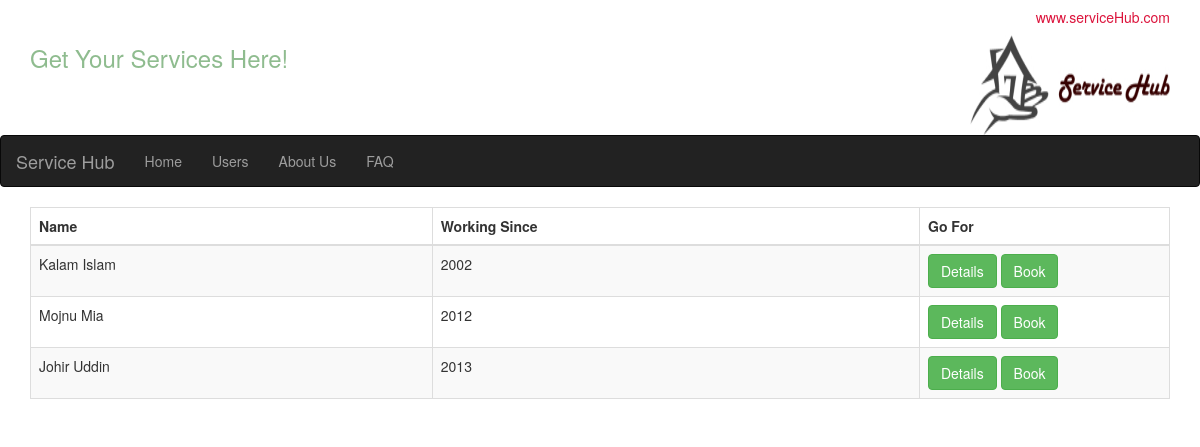
The app's page /searchexp.php?Service_ID=1&Service_Type=Electricians with its own data.
### tables this page shows
CREATE TABLE `provider` (
  `Provider_ID` int(10) NOT NULL,
  `Name` varchar(30) DEFAULT NULL,
  `Age` int(3) DEFAULT NULL,
  `Salary_Per_Hour` int(5) DEFAULT NULL,
  `Working_Since` int(4) DEFAULT NULL,
  `Contact_No` int(15) DEFAULT NULL,
  `Service_CategoryService_ID` int(10) NOT NULL,
  `LocationLocation_ID` int(10) NOT NULL,
  `email` varchar(30) DEFAULT NULL
);

### searchexp.php (the view, shortened to what this page needs)
<?php
	$Service_ID = null;
	$Service_Type = null;
	if ( !empty($_GET['Service_ID'] || $_GET['Service_Type'])) {
		$Service_ID = $_REQUEST['Service_ID'];
		$Service_Type = $_REQUEST['Service_Type'];
	}
	if ( null==$Service_ID || null==$Service_Type ) {
		header("Location: Home.php");
	} else {
		$pdo = Database::connect();
		$pdo->setAttribute(PDO::ATTR_ERRMODE, PDO::ERRMODE_EXCEPTION);
		$sql = "SELECT service_category.Service_ID,provider.Provider_ID,provider.Name,provider.Working_Since
				FROM provider INNER JOIN service_category ON provider.Service_CategoryService_ID=service_category.Service_ID
				WHERE Service_ID = '$Service_ID'
				ORDER BY provider.Working_Since ASC";
	}
?>
<!DOCTYPE html>
<html lang="en">
<head>
  <link rel="stylesheet" href="http://maxcdn.bootstrapcdn.com/bootstrap/3.3.5/css/bootstrap.min.css">
</head>
<body>
<div class="container">
	<h5 style="color:crimson;"align="right">www.serviceHub.com</h5>
    <img src="servicehub.jpg" class="img-rounded" alt="Service Hub" width="200" height="100" align="right">
    <h3 style="color:darkseagreen;"align="left">Get Your Services Here!</h3>
</div>
<nav class="navbar navbar-inverse">
  <div class="container-fluid">
    <div class="navbar-header">
     <a class="navbar-brand" href="#">Service Hub</a>
    </div>
    <div>
      <ul class="nav navbar-nav">
        <li><a href="Home.php">Home</a></li>
        <li><a href="customers.php">Users</a></li>
        <li><a href="About Us.php">About Us</a></li>
        <li><a href="FAQ.php">FAQ</a></li>
      </ul>
    </div>
  </div>
</nav>
<div class="container">
<table class="table table-striped table-bordered">
		              <thead>
		                <tr>
		                  <th>Name</th>
		                  <th>Working Since</th>
		                  <th>Go For</th>
		                </tr>
		              </thead>
		              <tbody>
		              <?php
	 				   foreach ($pdo->query($sql) as $row) {
						   		echo '<tr>';
							   	echo '<td>'. $row['Name'] . '</td>';
							   	echo '<td>'. $row['Working_Since'] . '</td>';
							   	echo '<td width=250>';
							   	echo '<a class="btn btn-success" href="details.php?Name='.$row['Name'].'&Service_ID='.$row['Service_ID'].'&Provider_ID='.$row['Provider_ID'].'">Details</a>';
							   	echo '<a class="btn btn-success" href="book.php?Name='.$row['Name'].'&Service_ID='.$row['Service_ID'].'&Provider_ID='.$row['Provider_ID'].'">Book</a>';
							   	echo '</td>';
							   	echo '</tr>';
					   }
					  ?>
				      </tbody>
	            </table>
</div>
</body>
</html>

### records on screen
provider: Name "Kalam Islam", Working_Since "2002"
provider: Name "Mojnu Mia", Working_Since "2012"
provider: Name "Johir Uddin", Working_Since "2013"
